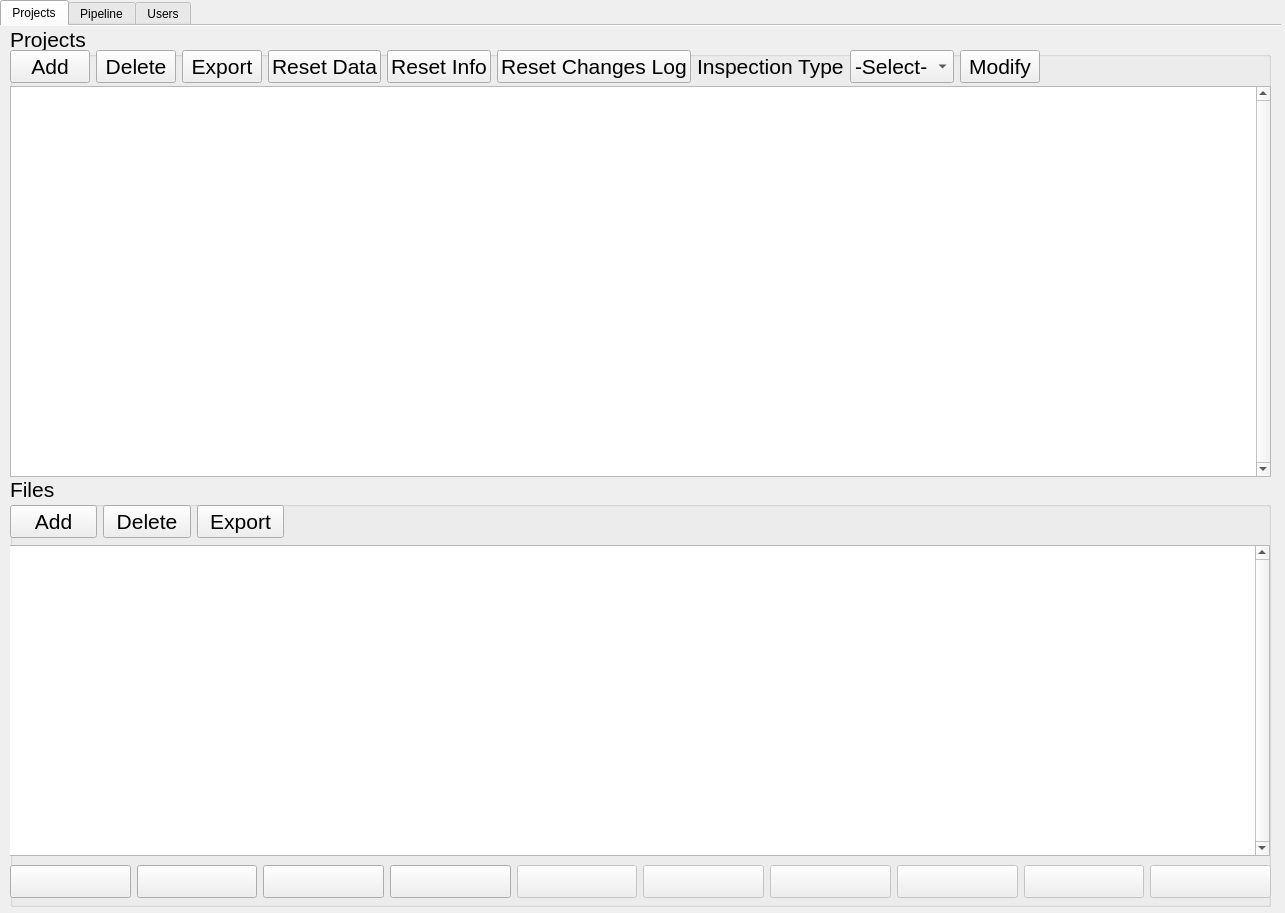
<?xml version="1.0" encoding="UTF-8"?>
<ui version="4.0">
 <class>Form</class>
 <widget class="QWidget" name="Form">
  <property name="geometry">
   <rect>
    <x>0</x>
    <y>0</y>
    <width>1285</width>
    <height>913</height>
   </rect>
  </property>
  <property name="sizePolicy">
   <sizepolicy hsizetype="Fixed" vsizetype="Fixed">
    <horstretch>0</horstretch>
    <verstretch>0</verstretch>
   </sizepolicy>
  </property>
  <property name="minimumSize">
   <size>
    <width>1285</width>
    <height>913</height>
   </size>
  </property>
  <property name="maximumSize">
   <size>
    <width>1285</width>
    <height>913</height>
   </size>
  </property>
  <property name="windowTitle">
   <string>Admin Panel</string>
  </property>
  <widget class="QWidget" name="verticalLayoutWidget">
   <property name="geometry">
    <rect>
     <x>0</x>
     <y>0</y>
     <width>1281</width>
     <height>911</height>
    </rect>
   </property>
   <layout class="QVBoxLayout" name="verticalLayout">
    <item>
     <widget class="QTabWidget" name="tabWidget">
      <property name="currentIndex">
       <number>0</number>
      </property>
      <property name="usesScrollButtons">
       <bool>true</bool>
      </property>
      <property name="documentMode">
       <bool>true</bool>
      </property>
      <property name="movable">
       <bool>true</bool>
      </property>
      <widget class="QWidget" name="tab">
       <attribute name="title">
        <string>Projects</string>
       </attribute>
       <widget class="QGroupBox" name="groupBox">
        <property name="geometry">
         <rect>
          <x>10</x>
          <y>0</y>
          <width>1261</width>
          <height>451</height>
         </rect>
        </property>
        <property name="font">
         <font>
          <pointsize>16</pointsize>
         </font>
        </property>
        <property name="title">
         <string>Projects</string>
        </property>
        <widget class="QWidget" name="horizontalLayoutWidget">
         <property name="geometry">
          <rect>
           <x>0</x>
           <y>20</y>
           <width>1261</width>
           <height>41</height>
          </rect>
         </property>
         <layout class="QHBoxLayout" name="horizontalLayout">
          <item>
           <widget class="QPushButton" name="pushButton">
            <property name="text">
             <string>Add</string>
            </property>
           </widget>
          </item>
          <item>
           <widget class="QPushButton" name="pushButton_2">
            <property name="text">
             <string>Delete</string>
            </property>
           </widget>
          </item>
          <item>
           <widget class="QPushButton" name="pushButton_3">
            <property name="text">
             <string>Export</string>
            </property>
           </widget>
          </item>
          <item>
           <widget class="QPushButton" name="pushButton_4">
            <property name="text">
             <string>Reset Data</string>
            </property>
           </widget>
          </item>
          <item>
           <widget class="QPushButton" name="pushButton_5">
            <property name="text">
             <string>Reset Info</string>
            </property>
           </widget>
          </item>
          <item>
           <widget class="QPushButton" name="pushButton_6">
            <property name="text">
             <string>Reset Changes Log</string>
            </property>
           </widget>
          </item>
          <item>
           <widget class="QLabel" name="label">
            <property name="text">
             <string>Inspection Type</string>
            </property>
           </widget>
          </item>
          <item>
           <widget class="QComboBox" name="comboBox">
            <item>
             <property name="text">
              <string>-Select-</string>
             </property>
            </item>
           </widget>
          </item>
          <item>
           <widget class="QPushButton" name="pushButton_8">
            <property name="text">
             <string>Modify</string>
            </property>
           </widget>
          </item>
          <item>
           <spacer name="horizontalSpacer_2">
            <property name="orientation">
             <enum>Qt::Horizontal</enum>
            </property>
            <property name="sizeType">
             <enum>QSizePolicy::Fixed</enum>
            </property>
            <property name="sizeHint" stdset="0">
             <size>
              <width>300</width>
              <height>20</height>
             </size>
            </property>
           </spacer>
          </item>
         </layout>
        </widget>
        <widget class="QWidget" name="verticalLayoutWidget_2">
         <property name="geometry">
          <rect>
           <x>0</x>
           <y>60</y>
           <width>1261</width>
           <height>391</height>
          </rect>
         </property>
         <layout class="QVBoxLayout" name="verticalLayout_3">
          <item>
           <widget class="QTableView" name="tableView_2">
            <property name="verticalScrollBarPolicy">
             <enum>Qt::ScrollBarAlwaysOn</enum>
            </property>
           </widget>
          </item>
         </layout>
        </widget>
       </widget>
       <widget class="QGroupBox" name="groupBox_2">
        <property name="geometry">
         <rect>
          <x>10</x>
          <y>450</y>
          <width>1261</width>
          <height>431</height>
         </rect>
        </property>
        <property name="font">
         <font>
          <pointsize>16</pointsize>
         </font>
        </property>
        <property name="title">
         <string>Files</string>
        </property>
        <widget class="QWidget" name="horizontalLayoutWidget_2">
         <property name="geometry">
          <rect>
           <x>0</x>
           <y>20</y>
           <width>3244</width>
           <height>51</height>
          </rect>
         </property>
         <layout class="QHBoxLayout" name="horizontalLayout_2">
          <item>
           <widget class="QPushButton" name="pushButton_7">
            <property name="text">
             <string>Add</string>
            </property>
           </widget>
          </item>
          <item>
           <widget class="QPushButton" name="pushButton_9">
            <property name="text">
             <string>Delete</string>
            </property>
           </widget>
          </item>
          <item>
           <widget class="QPushButton" name="pushButton_10">
            <property name="text">
             <string>Export</string>
            </property>
           </widget>
          </item>
          <item>
           <spacer name="horizontalSpacer">
            <property name="orientation">
             <enum>Qt::Horizontal</enum>
            </property>
            <property name="sizeType">
             <enum>QSizePolicy::Fixed</enum>
            </property>
            <property name="sizeHint" stdset="0">
             <size>
              <width>2970</width>
              <height>20</height>
             </size>
            </property>
           </spacer>
          </item>
         </layout>
        </widget>
        <widget class="QWidget" name="horizontalLayoutWidget_3">
         <property name="geometry">
          <rect>
           <x>0</x>
           <y>380</y>
           <width>1261</width>
           <height>51</height>
          </rect>
         </property>
         <layout class="QHBoxLayout" name="horizontalLayout_3">
          <item>
           <widget class="QPushButton" name="pushButton_15">
            <property name="text">
             <string/>
            </property>
            <property name="icon">
             <iconset>
              <normaloff>icons/previous.png</normaloff>icons/previous.png</iconset>
            </property>
           </widget>
          </item>
          <item>
           <widget class="QPushButton" name="pushButton_14">
            <property name="text">
             <string/>
            </property>
            <property name="icon">
             <iconset>
              <normaloff>icons/rewind-button.png</normaloff>icons/rewind-button.png</iconset>
            </property>
           </widget>
          </item>
          <item>
           <widget class="QPushButton" name="pushButton_20">
            <property name="text">
             <string/>
            </property>
            <property name="icon">
             <iconset>
              <normaloff>icons/play-button.png</normaloff>icons/play-button.png</iconset>
            </property>
           </widget>
          </item>
          <item>
           <widget class="QPushButton" name="pushButton_18">
            <property name="text">
             <string/>
            </property>
            <property name="icon">
             <iconset>
              <normaloff>icons/next.png</normaloff>icons/next.png</iconset>
            </property>
           </widget>
          </item>
          <item>
           <widget class="QPushButton" name="pushButton_21">
            <property name="enabled">
             <bool>false</bool>
            </property>
            <property name="text">
             <string/>
            </property>
            <property name="icon">
             <iconset>
              <normaloff>icons/add.png</normaloff>icons/add.png</iconset>
            </property>
           </widget>
          </item>
          <item>
           <widget class="QPushButton" name="pushButton_16">
            <property name="enabled">
             <bool>false</bool>
            </property>
            <property name="text">
             <string/>
            </property>
            <property name="icon">
             <iconset>
              <normaloff>icons/minus.png</normaloff>icons/minus.png</iconset>
            </property>
           </widget>
          </item>
          <item>
           <widget class="QPushButton" name="pushButton_17">
            <property name="enabled">
             <bool>false</bool>
            </property>
            <property name="text">
             <string/>
            </property>
            <property name="icon">
             <iconset>
              <normaloff>icons/check.png</normaloff>icons/check.png</iconset>
            </property>
           </widget>
          </item>
          <item>
           <widget class="QPushButton" name="pushButton_19">
            <property name="enabled">
             <bool>false</bool>
            </property>
            <property name="text">
             <string/>
            </property>
            <property name="icon">
             <iconset>
              <normaloff>icons/close.png</normaloff>icons/close.png</iconset>
            </property>
           </widget>
          </item>
          <item>
           <widget class="QPushButton" name="pushButton_22">
            <property name="enabled">
             <bool>false</bool>
            </property>
            <property name="text">
             <string/>
            </property>
            <property name="icon">
             <iconset>
              <normaloff>icons/undo.png</normaloff>icons/undo.png</iconset>
            </property>
           </widget>
          </item>
          <item>
           <widget class="QPushButton" name="pushButton_13">
            <property name="enabled">
             <bool>false</bool>
            </property>
            <property name="text">
             <string/>
            </property>
            <property name="icon">
             <iconset>
              <normaloff>icons/redo.png</normaloff>icons/redo.png</iconset>
            </property>
           </widget>
          </item>
         </layout>
        </widget>
        <widget class="QWidget" name="verticalLayoutWidget_3">
         <property name="geometry">
          <rect>
           <x>-1</x>
           <y>69</y>
           <width>1261</width>
           <height>311</height>
          </rect>
         </property>
         <layout class="QVBoxLayout" name="verticalLayout_4">
          <item>
           <widget class="QTableView" name="tableView">
            <property name="verticalScrollBarPolicy">
             <enum>Qt::ScrollBarAlwaysOn</enum>
            </property>
           </widget>
          </item>
         </layout>
        </widget>
       </widget>
      </widget>
      <widget class="QWidget" name="tab_2">
       <attribute name="title">
        <string>Pipeline</string>
       </attribute>
       <widget class="QGroupBox" name="groupBox_3">
        <property name="geometry">
         <rect>
          <x>10</x>
          <y>0</y>
          <width>1261</width>
          <height>881</height>
         </rect>
        </property>
        <property name="font">
         <font>
          <pointsize>18</pointsize>
         </font>
        </property>
        <property name="title">
         <string>Pipeline</string>
        </property>
        <widget class="QTableView" name="tableView_3">
         <property name="geometry">
          <rect>
           <x>0</x>
           <y>30</y>
           <width>1271</width>
           <height>851</height>
          </rect>
         </property>
         <property name="verticalScrollBarPolicy">
          <enum>Qt::ScrollBarAlwaysOn</enum>
         </property>
        </widget>
       </widget>
      </widget>
      <widget class="QWidget" name="tab_3">
       <attribute name="title">
        <string>Users</string>
       </attribute>
       <widget class="QGroupBox" name="groupBox_4">
        <property name="geometry">
         <rect>
          <x>10</x>
          <y>10</y>
          <width>1261</width>
          <height>871</height>
         </rect>
        </property>
        <property name="title">
         <string/>
        </property>
        <widget class="QFrame" name="frame">
         <property name="geometry">
          <rect>
           <x>10</x>
           <y>10</y>
           <width>711</width>
           <height>851</height>
          </rect>
         </property>
         <property name="frameShape">
          <enum>QFrame::StyledPanel</enum>
         </property>
         <property name="frameShadow">
          <enum>QFrame::Raised</enum>
         </property>
         <widget class="QTableView" name="tableView_4">
          <property name="geometry">
           <rect>
            <x>0</x>
            <y>0</y>
            <width>711</width>
            <height>851</height>
           </rect>
          </property>
          <property name="verticalScrollBarPolicy">
           <enum>Qt::ScrollBarAlwaysOn</enum>
          </property>
         </widget>
        </widget>
        <widget class="QWidget" name="verticalLayoutWidget_4">
         <property name="geometry">
          <rect>
           <x>760</x>
           <y>9</y>
           <width>271</width>
           <height>351</height>
          </rect>
         </property>
         <layout class="QVBoxLayout" name="verticalLayout_5">
          <item>
           <layout class="QHBoxLayout" name="horizontalLayout_4">
            <item>
             <widget class="QLabel" name="label_2">
              <property name="text">
               <string>User Name</string>
              </property>
              <property name="alignment">
               <set>Qt::AlignRight|Qt::AlignTrailing|Qt::AlignVCenter</set>
              </property>
             </widget>
            </item>
            <item>
             <widget class="QLineEdit" name="lineEdit">
              <property name="sizePolicy">
               <sizepolicy hsizetype="Fixed" vsizetype="Fixed">
                <horstretch>0</horstretch>
                <verstretch>0</verstretch>
               </sizepolicy>
              </property>
              <property name="text">
               <string/>
              </property>
             </widget>
            </item>
           </layout>
          </item>
          <item>
           <layout class="QHBoxLayout" name="horizontalLayout_6">
            <item>
             <widget class="QLabel" name="label_4">
              <property name="text">
               <string>First Name</string>
              </property>
              <property name="alignment">
               <set>Qt::AlignRight|Qt::AlignTrailing|Qt::AlignVCenter</set>
              </property>
             </widget>
            </item>
            <item>
             <widget class="QLineEdit" name="lineEdit_2">
              <property name="sizePolicy">
               <sizepolicy hsizetype="Fixed" vsizetype="Fixed">
                <horstretch>0</horstretch>
                <verstretch>0</verstretch>
               </sizepolicy>
              </property>
             </widget>
            </item>
           </layout>
          </item>
          <item>
           <layout class="QHBoxLayout" name="horizontalLayout_7">
            <item>
             <widget class="QLabel" name="label_3">
              <property name="text">
               <string>Middle Name</string>
              </property>
              <property name="alignment">
               <set>Qt::AlignRight|Qt::AlignTrailing|Qt::AlignVCenter</set>
              </property>
             </widget>
            </item>
            <item>
             <widget class="QLineEdit" name="lineEdit_3">
              <property name="sizePolicy">
               <sizepolicy hsizetype="Fixed" vsizetype="Fixed">
                <horstretch>0</horstretch>
                <verstretch>0</verstretch>
               </sizepolicy>
              </property>
             </widget>
            </item>
           </layout>
          </item>
          <item>
           <layout class="QHBoxLayout" name="horizontalLayout_8">
            <item>
             <widget class="QLabel" name="label_5">
              <property name="text">
               <string>Last Name</string>
              </property>
              <property name="alignment">
               <set>Qt::AlignRight|Qt::AlignTrailing|Qt::AlignVCenter</set>
              </property>
             </widget>
            </item>
            <item>
             <widget class="QLineEdit" name="lineEdit_4">
              <property name="sizePolicy">
               <sizepolicy hsizetype="Fixed" vsizetype="Fixed">
                <horstretch>0</horstretch>
                <verstretch>0</verstretch>
               </sizepolicy>
              </property>
             </widget>
            </item>
           </layout>
          </item>
          <item>
           <layout class="QHBoxLayout" name="horizontalLayout_9">
            <item>
             <widget class="QLabel" name="label_6">
              <property name="text">
               <string>Role</string>
              </property>
              <property name="alignment">
               <set>Qt::AlignRight|Qt::AlignTrailing|Qt::AlignVCenter</set>
              </property>
             </widget>
            </item>
            <item>
             <widget class="QComboBox" name="comboBox_2">
              <property name="sizePolicy">
               <sizepolicy hsizetype="Fixed" vsizetype="Fixed">
                <horstretch>0</horstretch>
                <verstretch>0</verstretch>
               </sizepolicy>
              </property>
              <item>
               <property name="text">
                <string>RDB$ADMIN</string>
               </property>
              </item>
              <item>
               <property name="text">
                <string>READWRITE</string>
               </property>
              </item>
             </widget>
            </item>
           </layout>
          </item>
          <item>
           <layout class="QHBoxLayout" name="horizontalLayout_11">
            <item>
             <widget class="QLabel" name="label_7">
              <property name="text">
               <string>Password</string>
              </property>
              <property name="alignment">
               <set>Qt::AlignRight|Qt::AlignTrailing|Qt::AlignVCenter</set>
              </property>
             </widget>
            </item>
            <item>
             <widget class="QLineEdit" name="lineEdit_5">
              <property name="sizePolicy">
               <sizepolicy hsizetype="Fixed" vsizetype="Fixed">
                <horstretch>0</horstretch>
                <verstretch>0</verstretch>
               </sizepolicy>
              </property>
             </widget>
            </item>
           </layout>
          </item>
          <item>
           <layout class="QHBoxLayout" name="horizontalLayout_5">
            <item>
             <widget class="QLabel" name="label_8">
              <property name="text">
               <string>Confirm Password</string>
              </property>
              <property name="alignment">
               <set>Qt::AlignRight|Qt::AlignTrailing|Qt::AlignVCenter</set>
              </property>
             </widget>
            </item>
            <item>
             <widget class="QLineEdit" name="lineEdit_6">
              <property name="sizePolicy">
               <sizepolicy hsizetype="Fixed" vsizetype="Fixed">
                <horstretch>0</horstretch>
                <verstretch>0</verstretch>
               </sizepolicy>
              </property>
             </widget>
            </item>
           </layout>
          </item>
         </layout>
        </widget>
        <widget class="QWidget" name="verticalLayoutWidget_5">
         <property name="geometry">
          <rect>
           <x>1060</x>
           <y>10</y>
           <width>161</width>
           <height>191</height>
          </rect>
         </property>
         <layout class="QVBoxLayout" name="verticalLayout_6">
          <item>
           <widget class="QPushButton" name="pushButton_23">
            <property name="text">
             <string>Add</string>
            </property>
           </widget>
          </item>
          <item>
           <widget class="QPushButton" name="pushButton_12">
            <property name="text">
             <string>Modify</string>
            </property>
           </widget>
          </item>
          <item>
           <widget class="QPushButton" name="pushButton_11">
            <property name="text">
             <string>Delete</string>
            </property>
           </widget>
          </item>
          <item>
           <widget class="QPushButton" name="pushButton_24">
            <property name="text">
             <string>Refresh</string>
            </property>
           </widget>
          </item>
         </layout>
        </widget>
       </widget>
      </widget>
     </widget>
    </item>
   </layout>
  </widget>
 </widget>
 <resources/>
 <connections/>
</ui>
